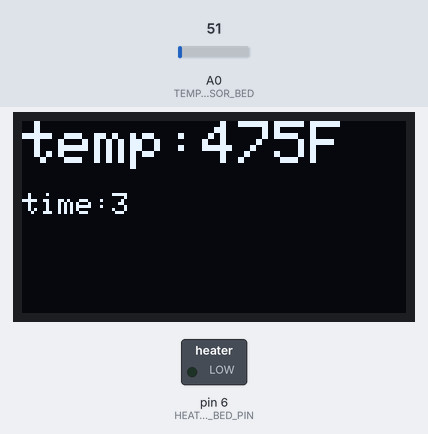
A sketch run on a simulated Arduino Uno, built with avr-gcc and run on an emulated ATmega328P. On the bench: 128×64 one-colour display, switched loads named in the sketch (green lamp = pin HIGH). The inputs (shaded band) are chosen by the test bench; at power-on: A0 (TEMP_SENSOR_BED) = 51. The display library's start-up logo is not drawn; what the sketch prints to the serial monitor is not drawn.

Above: at 3.2 s.
3.3 s: A0 (TEMP_SENSOR_BED) set to 89
At 4.7 s:
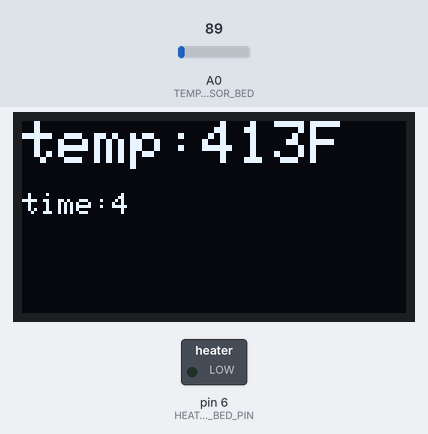
4.8 s: A0 (TEMP_SENSOR_BED) set to 100
At 6.26 s:
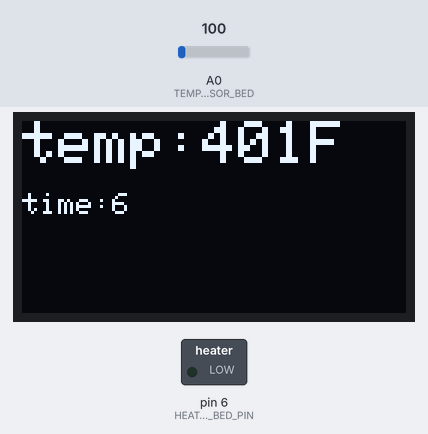
6.4 s: A0 (TEMP_SENSOR_BED) set to 86
At 8.6 s:
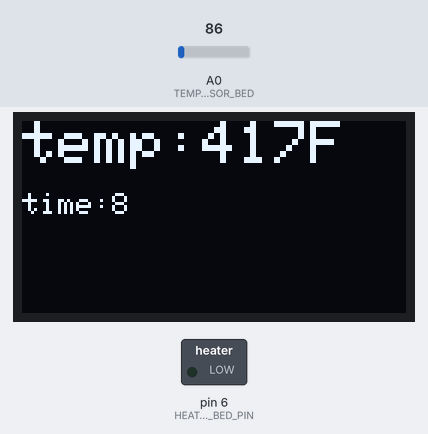
Timing chart, 0 to 10.1 s (numbered marks = the images above; inputs shaded):
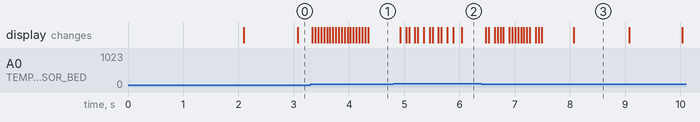

The sketch:

OLEDtempBangBang.ino
```cpp
#include <SPI.h>
#include <Wire.h>
#include <Adafruit_GFX.h>
#include <Adafruit_SSD1306.h>

#define TEMP_SENSOR_BED A0   //this defines the Arduino pin that is the bed's temp sensor
#define THERMISTORBED 1      //this defines what type of thermistor is used, and hence the voltage-temp table that is referenced. all in this build are a 100k thermistor with a 4.7k pull-up resistor.
#define HEATER_BED_PIN 6     //this defines the Arduino pin that controls the heater
#define TEMP_TARGET 86 //Farenheight
#define debug 1

#define ARRAY_LENGTH 20 //Change this value to modulate the smoothing (can only work for all with smoothing)
#define OLED_MOSI   9
#define OLED_CLK   10
#define OLED_DC    11
#define OLED_CS    12
#define OLED_RESET 13
Adafruit_SSD1306 display(OLED_MOSI, OLED_CLK, OLED_DC, OLED_RESET, OLED_CS);

void setup() {
  pinMode(TEMP_SENSOR_BED, INPUT);
  pinMode(HEATER_BED_PIN, OUTPUT);

  #ifdef debug
    Serial.begin(9600);
  #endif //debug

  for(short i=0; i<ARRAY_LENGTH; i++){
    smoothing(analogRead(TEMP_SENSOR_BED));
  }

  display.begin(SSD1306_SWITCHCAPVCC);
  display.display();
  delay(2000);
  display.clearDisplay();
}

void loop() {
    float raw = smoothing(analogRead(TEMP_SENSOR_BED));
    float temp = analog2tempBed(raw);
    float ftemp = ((9*temp)/5) + 32;

    displayTemp(round(ftemp));

    #ifdef debug
      Serial.print(raw);
      Serial.print(" analogRead    ");
      Serial.print(temp);
      Serial.print("C    ");
      Serial.print(ftemp);
      Serial.print("F");
    #endif //debug

    if(ftemp < TEMP_TARGET){
      digitalWrite(HEATER_BED_PIN, HIGH);
      #ifdef debug
        Serial.println("    heating");
      #endif //debug
    }else{
      digitalWrite(HEATER_BED_PIN, LOW);
      #ifdef debug
        Serial.println("    cooling");
      #endif //debug
    }
    delay(10);


}

#define OVERSAMPLENR 1
const short BEDTEMPTABLE[][2] PROGMEM = {
{       23*OVERSAMPLENR ,       300     },
{       25*OVERSAMPLENR ,       295     },
{       27*OVERSAMPLENR ,       290     },
{       28*OVERSAMPLENR ,       285     },
{       31*OVERSAMPLENR ,       280     },
{       33*OVERSAMPLENR ,       275     },
{       35*OVERSAMPLENR ,       270     },
{       38*OVERSAMPLENR ,       265     },
{       41*OVERSAMPLENR ,       260     },
{       44*OVERSAMPLENR ,       255     },
{       48*OVERSAMPLENR ,       250     },
{       52*OVERSAMPLENR ,       245     },
{       56*OVERSAMPLENR ,       240     },
{       61*OVERSAMPLENR ,       235     },
{       66*OVERSAMPLENR ,       230     },
{       71*OVERSAMPLENR ,       225     },
{       78*OVERSAMPLENR ,       220     },
{       84*OVERSAMPLENR ,       215     },
{       92*OVERSAMPLENR ,       210     },
{       100*OVERSAMPLENR        ,       205     },
{       109*OVERSAMPLENR        ,       200     },
{       120*OVERSAMPLENR        ,       195     },
{       131*OVERSAMPLENR        ,       190     },
{       143*OVERSAMPLENR        ,       185     },
{       156*OVERSAMPLENR        ,       180     },
{       171*OVERSAMPLENR        ,       175     },
{       187*OVERSAMPLENR        ,       170     },
{       205*OVERSAMPLENR        ,       165     },
{       224*OVERSAMPLENR        ,       160     },
{       245*OVERSAMPLENR        ,       155     },
{       268*OVERSAMPLENR        ,       150     },
{       293*OVERSAMPLENR        ,       145     },
{       320*OVERSAMPLENR        ,       140     },
{       348*OVERSAMPLENR        ,       135     },
{       379*OVERSAMPLENR        ,       130     },
{       411*OVERSAMPLENR        ,       125     },
{       445*OVERSAMPLENR        ,       120     },
{       480*OVERSAMPLENR        ,       115     },
{       516*OVERSAMPLENR        ,       110     },
{       553*OVERSAMPLENR        ,       105     },
{       591*OVERSAMPLENR        ,       100     },  //212
{       628*OVERSAMPLENR        ,       95      },  //204
{       665*OVERSAMPLENR        ,       90      },  //194
{       702*OVERSAMPLENR        ,       85      },  //185
{       737*OVERSAMPLENR        ,       80      },  //176
{       770*OVERSAMPLENR        ,       75      },  //167
{       801*OVERSAMPLENR        ,       70      },  //158
{       830*OVERSAMPLENR        ,       65      },  //149
{       857*OVERSAMPLENR        ,       60      },  //140
{       881*OVERSAMPLENR        ,       55      },  //131
{       903*OVERSAMPLENR        ,       50      },  //122
{       922*OVERSAMPLENR        ,       45      },  //113
{       939*OVERSAMPLENR        ,       40      },  //104
{       954*OVERSAMPLENR        ,       35      },  //95
{       966*OVERSAMPLENR        ,       30      },  //86
{       977*OVERSAMPLENR        ,       25      },  //77
{       985*OVERSAMPLENR        ,       20      },  //68
{       993*OVERSAMPLENR        ,       15      },  //59
{       999*OVERSAMPLENR        ,       10      },  //50
{       1004*OVERSAMPLENR       ,       5       },  //41
{       1008*OVERSAMPLENR       ,       0       } //safety
};

//==============================================================================
//============================ Functions =======================================
//==============================================================================

void displayTemp(int temp){
    display.setTextSize(2);
    display.setTextColor(WHITE);
    display.setCursor(0,0);
    display.print("temp:");
    display.print(temp);
    display.println("F");
    display.setTextSize(1);
    display.println("");
    display.print("time:");
    display.println(millis()/1000);
    display.display();
    display.clearDisplay();
}

//=============================================================================================
#define PGM_RD_W(x)   (short)pgm_read_word(&x)
// Derived from RepRap FiveD PROBE::getTemperature()
// For bed temperature measurement.
float analog2tempBed(float raw) {
    float celsius = 0;
    byte i;
    for (i=1; i<61; i++){
      if (PGM_RD_W(BEDTEMPTABLE[i][0]) > raw){                                              //  A linear (Y=mX+b)interpolation from the table's points:::
        celsius  = PGM_RD_W(BEDTEMPTABLE[i-1][1]) +                                         //  Y=b+
          (raw - PGM_RD_W(BEDTEMPTABLE[i-1][0])) *                                          //  X
          (float)(PGM_RD_W(BEDTEMPTABLE[i][1]) - PGM_RD_W(BEDTEMPTABLE[i-1][1])) /          //  m
          (float)(PGM_RD_W(BEDTEMPTABLE[i][0]) - PGM_RD_W(BEDTEMPTABLE[i-1][0]));
        break;
      }
    }
    // Overflow: Set to last value in the table
    if (i == 61){
      celsius = PGM_RD_W(BEDTEMPTABLE[i-1][1]);
    }
    return celsius;
}

float dataArray[ARRAY_LENGTH] = {};
short currentDataIndex = 0;
float smoothing (float raw){    //log the analog input value into an array, and output the average of the array
  currentDataIndex = ++currentDataIndex % ARRAY_LENGTH;
  dataArray[currentDataIndex] = raw;

  double arrayTotal = 0;
  for(int i = 0; i<ARRAY_LENGTH; i++){
    arrayTotal = arrayTotal + dataArray[i];
  }

  double smoothCriminal = arrayTotal / ARRAY_LENGTH;

  return smoothCriminal;
}
```

Measured:
- after the input at 3.3 s, the display: first changes at once (image 1 shows a later state)
